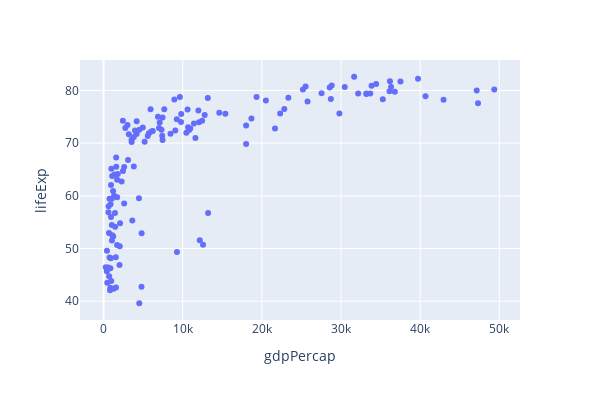

Notebook cell for this chart:
### Code cell
fig = px.scatter(gapminder.query('year == 2007'),y='lifeExp',x='gdpPercap', height=400)
fig.show()

### Figure 1 — Plotly figure (JSON) as saved in the notebook; plotly's stock layout.template omitted (floating-point values rounded to 4 significant figures; data arrays with more than 128 entries replaced by an {"elided": "..."} marker saying what was removed)
{"data": [{"hovertemplate": "gdpPercap=%{x}<br>lifeExp=%{y}<extra></extra>", "legendgroup": "", "marker": {"color": "#636efa", "symbol": "circle"}, "mode": "markers", "name": "", "orientation": "v", "showlegend": false, "type": "scatter", "x": {"elided": "142 float values"}, "xaxis": "x", "y": {"elided": "142 float values"}, "yaxis": "y"}], "layout": {"height": 400, "legend": {"tracegroupgap": 0}, "margin": {"t": 60}, "width": 600, "xaxis": {"anchor": "y", "domain": [0, 1], "title": {"text": "gdpPercap"}}, "yaxis": {"anchor": "x", "domain": [0, 1], "title": {"text": "lifeExp"}}}}
